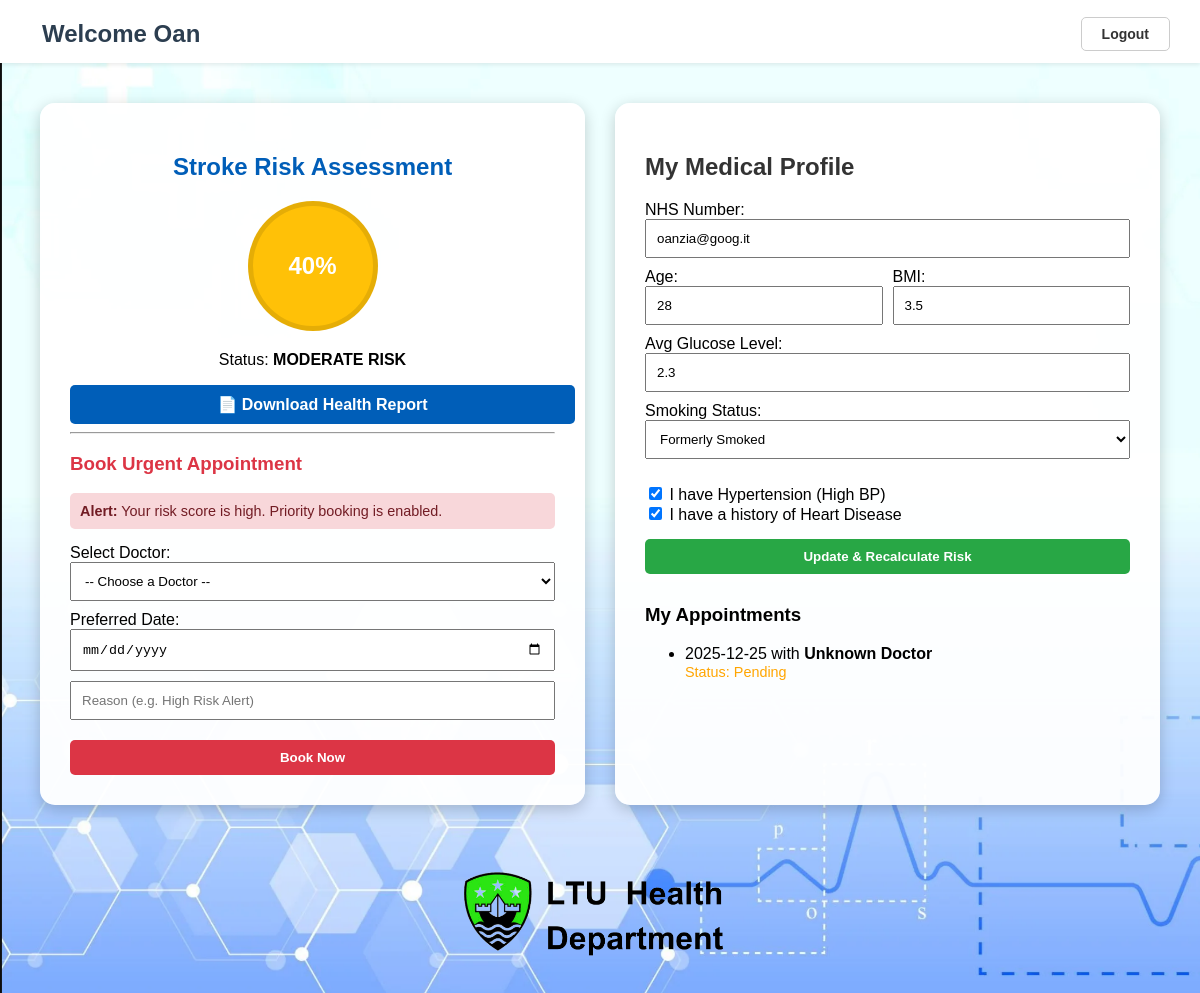
The app's page /patient-dashboard (signed in), older data.
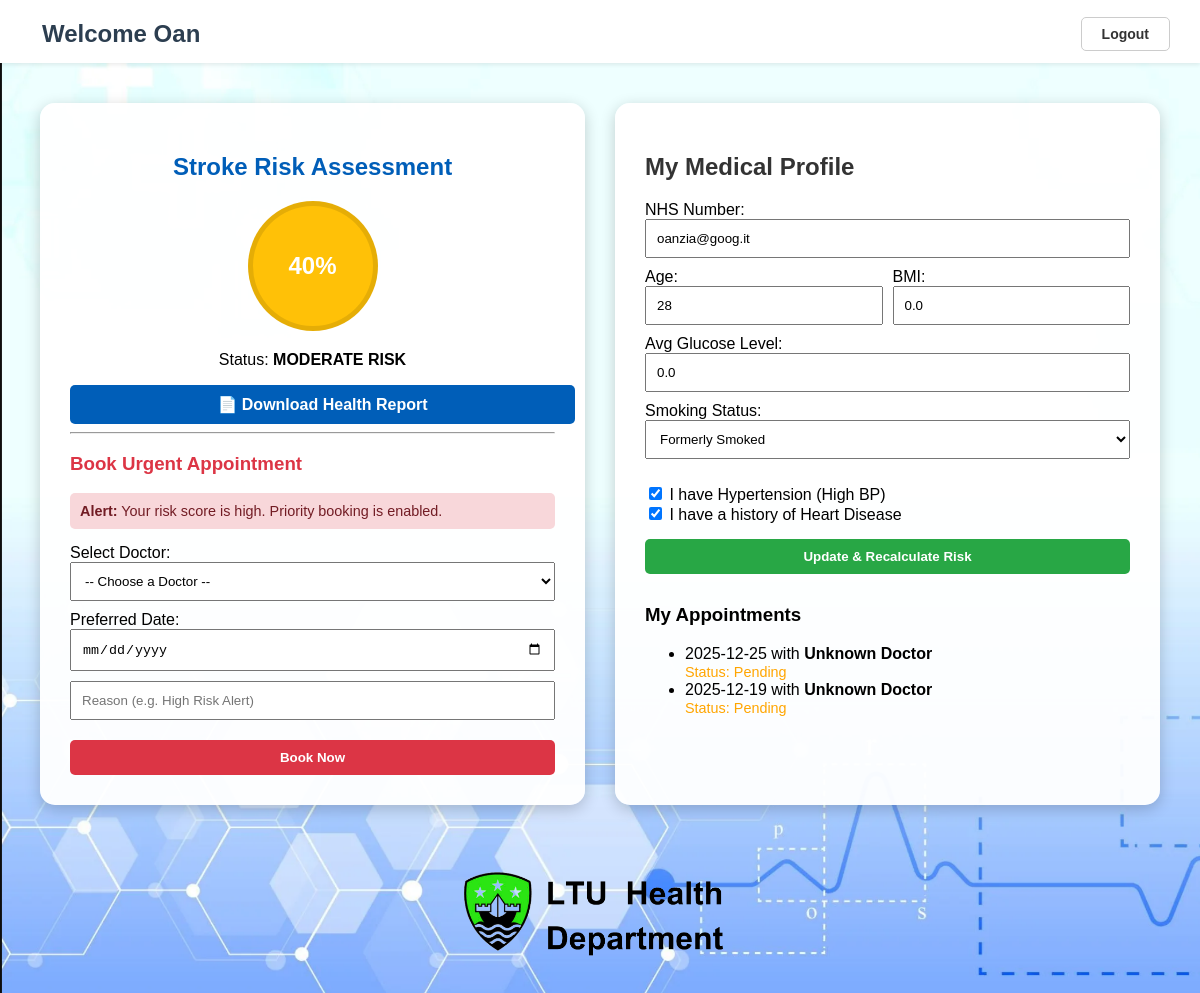
The same page, newer data.
### tables this page shows
CREATE TABLE patients (
            id INTEGER PRIMARY KEY AUTOINCREMENT,
            fullname TEXT NOT NULL,
            email TEXT UNIQUE NOT NULL,
            nhs_number TEXT,
            password_hash TEXT NOT NULL,
            role TEXT DEFAULT 'patient',

            -- Medical Data for Risk Calculation
            age INTEGER DEFAULT 0,
            gender TEXT DEFAULT 'Other',
            hypertension INTEGER DEFAULT 0,
            heart_disease INTEGER DEFAULT 0,
            avg_glucose_level REAL DEFAULT 0.0,
            bmi REAL DEFAULT 0.0,
            smoking_status TEXT DEFAULT 'Unknown',
            stroke_risk_score INTEGER DEFAULT 0
        );

CREATE TABLE appointments (
            id INTEGER PRIMARY KEY AUTOINCREMENT,
            patient_id INTEGER,
            appointment_date TEXT,
            reason TEXT,
            status TEXT DEFAULT 'Pending'
        );

### app.py (the view)
@app.route('/patient-dashboard')
def dashboard():
    if session.get('role') != 'patient': return redirect(url_for('login_page'))
    conn = get_db()
    user = conn.execute('SELECT * FROM patients WHERE id = ?', (session['user_id'],)).fetchone()
    doctors = conn.execute("SELECT id, fullname FROM patients WHERE role = 'doctor'").fetchall()
    try:
        apps = conn.execute(
            'SELECT a.*, d.fullname as doctor_name FROM appointments a LEFT JOIN patients d ON a.doctor_id = d.id WHERE a.patient_id = ?',
            (session['user_id'],)).fetchall()
    except:
        apps = []
    risk, advice = calculate_stroke_risk(user)
    conn.close()
    return render_template('dashboard.html', user=user, risk_score=risk, advice_list=advice, appointments=apps,
                           doctors=doctors)

### app.py (called while the page is built)
def get_db():
    conn = sqlite3.connect(DATABASE)
    conn.row_factory = sqlite3.Row
    return conn

@app.after_request
def add_security_headers(response):
    response.headers['X-Content-Type-Options'] = 'nosniff'
    response.headers['X-Frame-Options'] = 'SAMEORIGIN'
    response.headers['X-XSS-Protection'] = '1; mode=block'
    return response

### templates/dashboard.html (shortened to what this page needs)
<!DOCTYPE html>
<html lang="en">
<head>
</head>
<body>
    <header class="header-wrapper">
        <div class="welcome-container">
            <h1>Welcome {{ user['fullname'] }}</h1>
            <div class="auth-buttons"><a href="{{ url_for('logout') }}">Logout</a></div>
        </div>
    </header>
    <div class="dashboard-wrapper">
        <div class="card">
            <h2 style="color: #005eb8; text-align: center;">Stroke Risk Assessment</h2>
            <div class="risk-circle" style="background-color: {% if risk_score > 50 %}#dc3545{% elif risk_score > 20 %}#ffc107{% else %}#28a745{% endif %};">
                {{ risk_score }}%
            </div>
            <p style="text-align: center;">
                Status:
                {% if risk_score > 50 %}<strong>HIGH RISK</strong>
                {% elif risk_score > 20 %}<strong>MODERATE RISK</strong>
                {% else %}<strong>LOW RISK</strong>{% endif %}
            </p>
            <a href="{{ url_for('download_report') }}" class="btn-action btn-pdf">📄 Download Health Report</a>
            <hr>
            {% if risk_score > 30 %}
                <h3 style="color: #dc3545;">Book Urgent Appointment</h3>
                <div style="background-color: #f8d7da; color: #721c24; padding: 10px; border-radius: 5px; margin-bottom: 15px; font-size: 0.9em;">
                    <strong>Alert:</strong> Your risk score is high. Priority booking is enabled.
                </div>
                <form action="{{ url_for('book_appointment') }}" method="POST">
                    <label>Select Doctor:</label>
                    <select name="doctor_id" class="form-control" required>
                        <option value="" disabled selected>-- Choose a Doctor --</option>
                    </select>
                    <label>Preferred Date:</label>
                    <input type="date" name="date" class="form-control" required>
                    <input type="text" name="reason" placeholder="Reason (e.g. High Risk Alert)" class="form-control" required>
                    <button type="submit" class="btn-action btn-book">Book Now</button>
                </form>
            {% endif %}
        </div>
        <div class="card">
            <h2 style="color: #333;">My Medical Profile</h2>
            <form action="{{ url_for('update_profile') }}" method="POST">
                <label>NHS Number:</label>
                <input type="text" name="nhs_number" value="{{ user['nhs_number'] }}" class="form-control">
                <div style="display: flex; gap: 10px;">
                    <div style="flex: 1;">
                        <label>Age:</label>
                        <input type="number" name="age" value="{{ user['age'] }}" class="form-control">
                    </div>
                    <div style="flex: 1;">
                        <label>BMI:</label>
                        <input type="number" step="0.1" name="bmi" value="{{ user['bmi'] }}" class="form-control" placeholder="e.g. 24.5">
                    </div>
                </div>
                <label>Avg Glucose Level:</label>
                <input type="number" step="0.1" name="avg_glucose_level" value="{{ user['avg_glucose_level'] }}" class="form-control" placeholder="e.g. 90.5">
                <label>Smoking Status:</label>
                <select name="smoking_status" class="form-control">
                    <option value="formerly smoked" {% if user['smoking_status'] == 'formerly smoked' %}selected{% endif %}>Formerly Smoked</option>
                </select>
                <div style="margin: 15px 0;">
                    <label style="display: block;">
                        <input type="checkbox" name="hypertension" value="1" {% if user['hypertension'] == 1 %}checked{% endif %}>
                        I have Hypertension (High BP)
                    </label>
                    <label style="display: block;">
                        <input type="checkbox" name="heart_disease" value="1" {% if user['heart_disease'] == 1 %}checked{% endif %}>
                        I have a history of Heart Disease
                    </label>
                </div>
                <button type="submit" class="btn-action btn-update">Update & Recalculate Risk</button>
            </form>
            <h3 style="margin-top: 30px;">My Appointments</h3>
            <ul>
                {% for apt in appointments %}
                    <li>
                        {{ apt['appointment_date'] }} with <strong>{{ apt['doctor_name'] or 'Unknown Doctor' }}</strong>
                        <br>
                        <span style="font-size: 0.9em; color: {% if apt['status'] == 'Approved' %}green{% elif apt['status'] == 'Neglected' %}red{% else %}orange{% endif %};">
                            Status: {{ apt['status'] }}
                        </span>
                    </li>
                {% else %}
                    <li>No appointments booked.</li>
                {% endfor %}
            </ul>
        </div>
    </div>
    <div class="bottom-compartment">
        <img src="{{ url_for('static', filename='image_1.png') }}" width="300">
    </div>
</body>
</html>

Row changes from the older to the newer data that the page shows:
changed patients "Oan": bmi "3.5" → "0.0"; avg_glucose_level "2.3" → "0.0"
added appointments: appointment_date "2025-12-19", apt "Unknown Doctor", status "Pending"
